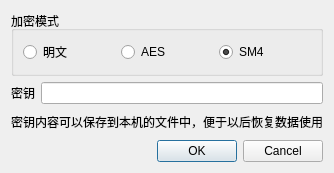
<?xml version="1.0" encoding="UTF-8"?>
<ui version="4.0">
 <class>Dialog</class>
 <widget class="QDialog" name="Dialog">
  <property name="geometry">
   <rect>
    <x>0</x>
    <y>0</y>
    <width>330</width>
    <height>173</height>
   </rect>
  </property>
  <property name="windowTitle">
   <string>Dialog</string>
  </property>
  <layout class="QVBoxLayout" name="verticalLayout">
   <item>
    <widget class="QGroupBox" name="gbSecMode">
     <property name="title">
      <string>加密模式</string>
     </property>
     <layout class="QHBoxLayout" name="horizontalLayout">
      <item>
       <widget class="QRadioButton" name="rb_NoneSec">
        <property name="text">
         <string>明文</string>
        </property>
       </widget>
      </item>
      <item>
       <widget class="QRadioButton" name="rb_AES">
        <property name="text">
         <string>AES</string>
        </property>
       </widget>
      </item>
      <item>
       <widget class="QRadioButton" name="rb_SM4">
        <property name="text">
         <string>SM4</string>
        </property>
        <property name="checked">
         <bool>true</bool>
        </property>
       </widget>
      </item>
     </layout>
    </widget>
   </item>
   <item>
    <layout class="QHBoxLayout" name="horizontalLayout_2">
     <item>
      <widget class="QLabel" name="label">
       <property name="text">
        <string>密钥</string>
       </property>
      </widget>
     </item>
     <item>
      <widget class="QLineEdit" name="le_Key">
       <property name="frame">
        <bool>true</bool>
       </property>
       <property name="readOnly">
        <bool>true</bool>
       </property>
      </widget>
     </item>
    </layout>
   </item>
   <item>
    <widget class="QLabel" name="label_2">
     <property name="text">
      <string>密钥内容可以保存到本机的文件中，便于以后恢复数据使用</string>
     </property>
    </widget>
   </item>
   <item>
    <layout class="QHBoxLayout" name="horizontalLayout_3">
     <item>
      <spacer name="horizontalSpacer">
       <property name="orientation">
        <enum>Qt::Horizontal</enum>
       </property>
       <property name="sizeHint" stdset="0">
        <size>
         <width>40</width>
         <height>20</height>
        </size>
       </property>
      </spacer>
     </item>
     <item>
      <widget class="QPushButton" name="okButton">
       <property name="text">
        <string>OK</string>
       </property>
      </widget>
     </item>
     <item>
      <widget class="QPushButton" name="cancelButton">
       <property name="text">
        <string>Cancel</string>
       </property>
      </widget>
     </item>
    </layout>
   </item>
  </layout>
 </widget>
 <resources/>
 <connections>
  <connection>
   <sender>okButton</sender>
   <signal>clicked()</signal>
   <receiver>Dialog</receiver>
   <slot>accept()</slot>
   <hints>
    <hint type="sourcelabel">
     <x>351</x>
     <y>38</y>
    </hint>
    <hint type="destinationlabel">
     <x>233</x>
     <y>29</y>
    </hint>
   </hints>
  </connection>
  <connection>
   <sender>cancelButton</sender>
   <signal>clicked()</signal>
   <receiver>Dialog</receiver>
   <slot>reject()</slot>
   <hints>
    <hint type="sourcelabel">
     <x>330</x>
     <y>66</y>
    </hint>
    <hint type="destinationlabel">
     <x>197</x>
     <y>125</y>
    </hint>
   </hints>
  </connection>
 </connections>
</ui>
